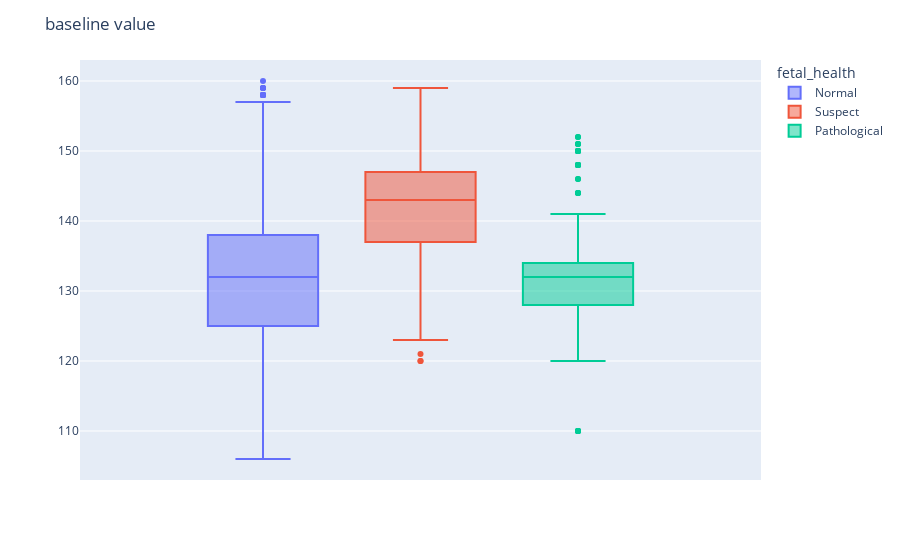

The code cell stored with this chart in its notebook:
### Code cell
import plotly.express as px

fig = px.box(fh, 
                y=fh.columns[0], 
                color='fetal_health', 
                category_orders={
                    'fetal_health': ['Normal', 'Suspect', 'Pathological']
                    }
            )
fig.update_layout(title=f"{fh.columns[0]}")
fig.update_yaxes(title=None)
fig.show()

#for i in range(0, len(fh.columns) - 2):
#    fig = px.box(fh, 
#                 y=fh.columns[i], 
#                 color='fetal_health', 
#                 category_orders={
#                     'fetal_health': ['Normal', 'Suspect', 'Pathological']
#                     }
#                )
#    fig.update_layout(title=f"{fh.columns[i]}")
#    fig.update_yaxes(title=None)
#    fig.show()

### Figure 1 — Plotly figure (JSON) as saved in the notebook; plotly's stock layout.template omitted (floating-point values rounded to 4 significant figures; data arrays with more than 128 entries replaced by an {"elided": "..."} marker saying what was removed)
{"data": [{"alignmentgroup": "True", "hovertemplate": "fetal_health=Normal<br>baseline value=%{y}<extra></extra>", "legendgroup": "Normal", "marker": {"color": "#636efa"}, "name": "Normal", "notched": false, "offsetgroup": "Normal", "orientation": "v", "showlegend": true, "type": "box", "x0": " ", "xaxis": "x", "y": {"elided": "1655 int values"}, "y0": " ", "yaxis": "y"}, {"alignmentgroup": "True", "hovertemplate": "fetal_health=Suspect<br>baseline value=%{y}<extra></extra>", "legendgroup": "Suspect", "marker": {"color": "#EF553B"}, "name": "Suspect", "notched": false, "offsetgroup": "Suspect", "orientation": "v", "showlegend": true, "type": "box", "x0": " ", "xaxis": "x", "y": {"elided": "295 int values"}, "y0": " ", "yaxis": "y"}, {"alignmentgroup": "True", "hovertemplate": "fetal_health=Pathological<br>baseline value=%{y}<extra></extra>", "legendgroup": "Pathological", "marker": {"color": "#00cc96"}, "name": "Pathological", "notched": false, "offsetgroup": "Pathological", "orientation": "v", "showlegend": true, "type": "box", "x0": " ", "xaxis": "x", "y": {"elided": "176 int values"}, "y0": " ", "yaxis": "y"}], "layout": {"boxmode": "group", "legend": {"title": {"text": "fetal_health"}, "tracegroupgap": 0}, "margin": {"t": 60}, "title": {"text": "baseline value"}, "xaxis": {"anchor": "y", "domain": [0, 1]}, "yaxis": {"anchor": "x", "domain": [0, 1], "title": {}}}}
